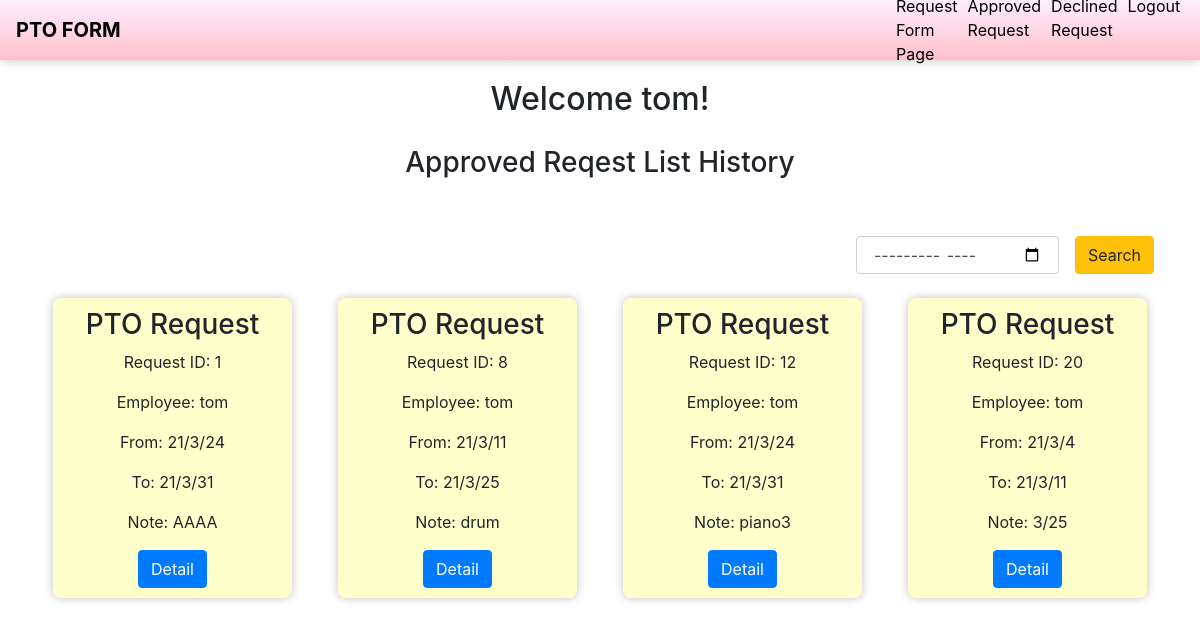
Page /approved_request_employee/ (signed in) on the earlier database version.
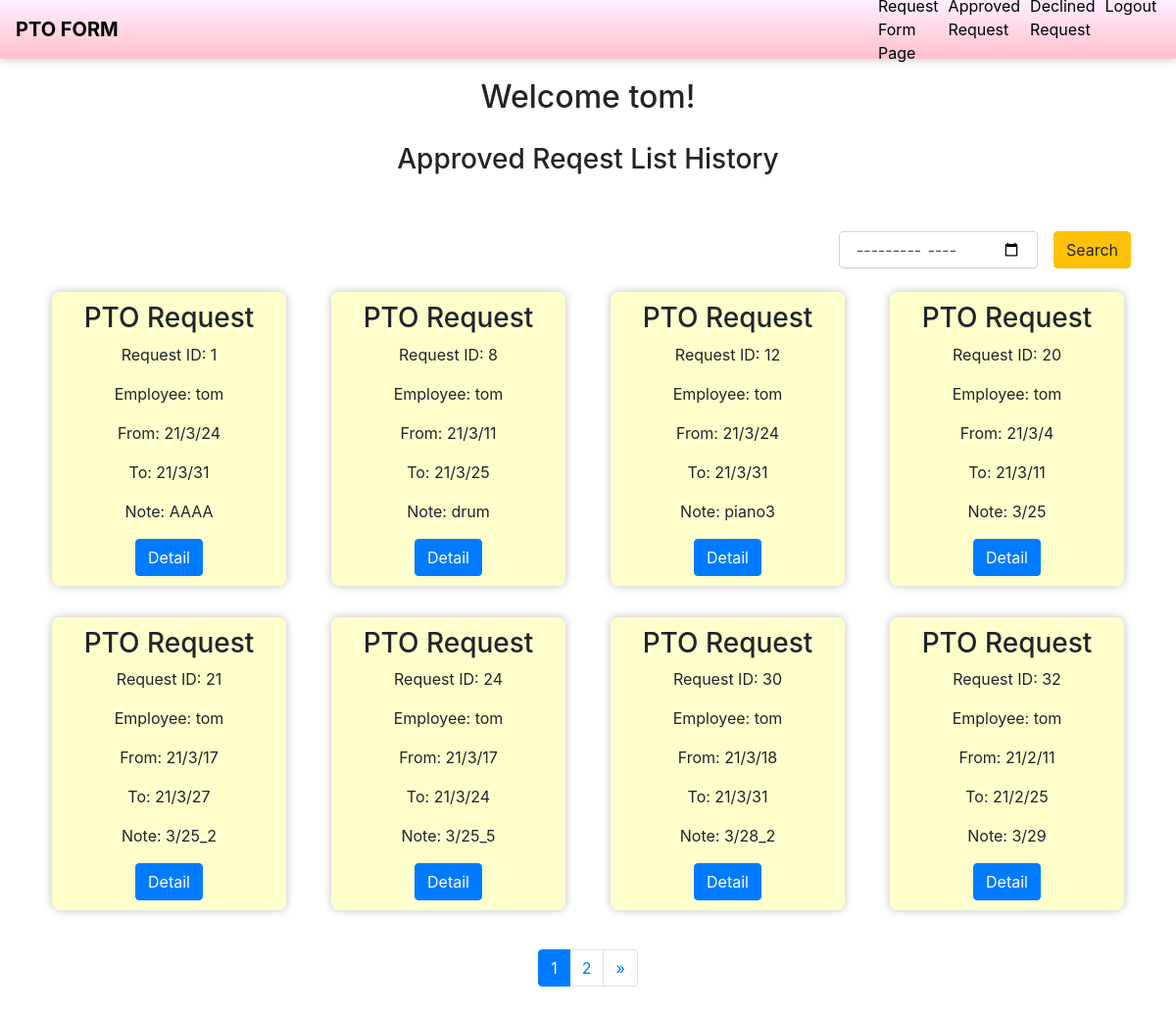
Same page on the later database version.
### potform/models.py (models this page shows)
class RequestPTO(models.Model):
  post_employee = models.ForeignKey(get_user_model(), on_delete=models.CASCADE, null=False, related_name ='post_employee')
  chose_supervisor = models.ForeignKey(get_user_model(), on_delete=models.CASCADE, null=False, related_name ='chose_supervisor')
  confirm_hr = models.ForeignKey(get_user_model(), on_delete=models.CASCADE, null=True, related_name ='confirm_hr')
  request_date_from = models.DateTimeField(null=False)
  request_date_to = models.DateTimeField(null=False)
  note = models.TextField(null=True, blank=True, max_length=200)
  request = models.IntegerField(default=3)

class User(AbstractUser):
  is_employee = models.BooleanField(default=False)
  is_supervisor = models.BooleanField(default=False)
  is_hr = models.BooleanField(default=False)

### potform/views.py (the view)
# urls.py: path('approved_request_employee/', EmployeeApprovedRequestView.as_view(), name='approved_request_employee'),
class EmployeeApprovedRequestView(LoginRequiredMixin, ListView):
    context_object_name = 'request_list'
    model = RequestPTO
    queryset = RequestPTO.objects.filter(request=4)
    paginate_by = 8
    template_name = "approved_request_employee.html"
    def get(self, request, *args, **kwargs):
        user =  User.objects.filter(username=self.request.user)
        if user and user[0].is_employee:
            return super().get(request, **kwargs)
        else:
            return redirect('index')
    def get_queryset(self):
        q_request_date_from = self.request.GET.get('query')
        if q_request_date_from:
            object_list = RequestPTO.objects.filter(
                Q(request_date_from__icontains=q_request_date_from))
        else:
            object_list = RequestPTO.objects.filter(request=4, post_employee=self.request.user)
        return object_list.filter(request=4, post_employee=self.request.user)

### potform/templates/approved_request_employee.html (shortened to what this page needs)
{% extends 'base.html' %}
{% block main %}
<div class="form w-100 text-center">
  <h2 class="hrpage">Welcome {{ user.get_username }}!</h2>
</div>
<h3 class="form w-100 text-center approved_reqest_list">Approved Reqest List History</h3>
<div class="form w-100 p-3">
  <form action="" method="get" class="searchform form-inline">
    <div class="form-inline mr-3">
      <span class="input-group-btn">
        <input name="query" value="{{ request.GET.query }}" type="month" class="form-control p-3">
      </span>
    </div>
    <div>
      <button class="btn btn-warning" type="submit">Search</button>
    </div>
  </form>
</div>
  {% for request in request_list %}
  <div class="col-lg-3">
    <form action="{% url 'supervisor' %}" method="post" class="form w-100 text-center m-auto">
      <ul class="p-2">
        <li class="request_list m-0">
          <h3>PTO Request</h3>
          <p>Request ID: {{ request.id }} </p>
          <p>Employee: {{ request.post_employee }}</p>
          <p>From: {{ request.request_date_from|date:"y/n/j" }}</p>
          <p>To: {{ request.request_date_to|date:"y/n/j" }}</p>
          <p class="break-word">Note: {{ request.note }}</p>
          <a class="btn btn-primary" href="{% url 'approved_request_employee_detail' request.id %}" >Detail</a>
        </li>
      </ul>
    </form>
  </div>
  {% endfor %}
  <div class="form w-100 p-3">
    {% include "pagination.html" %}
  </div>
{% endblock main %}

Differences in the rows shown:
now on this page (row edited): RequestPTO: id "21", post_employee "tom", request_date_from "21/3/17", request_date_to "21/3/27", note "3/25_2"
now on this page (row edited): RequestPTO: id "24", post_employee "tom", request_date_from "21/3/17", request_date_to "21/3/24", note "3/25_5"
added RequestPTO: id "30", post_employee "tom", request_date_from "21/3/18", request_date_to "21/3/31", note "3/28_2"
added RequestPTO: id "32", post_employee "tom", request_date_from "21/2/11", request_date_to "21/2/25", note "3/29"
Other differences:
new list line: "1"
new list line: "2"
